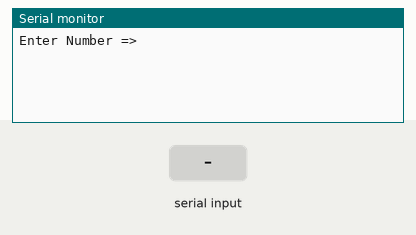
Recording of a sketch running on a simulated Arduino Uno, built with avr-gcc and run on an emulated ATmega328P. Parts: the last lines printed to the serial monitor. The test bench sets the inputs (shaded band).

Above: at 1.2 s.
1.3 s: "90,45\n" received over Serial
At 2.77 s:
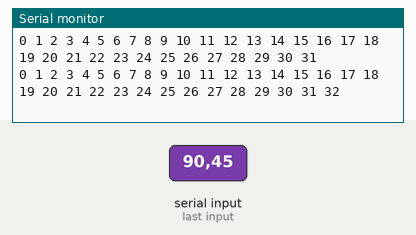
At 3.85 s:
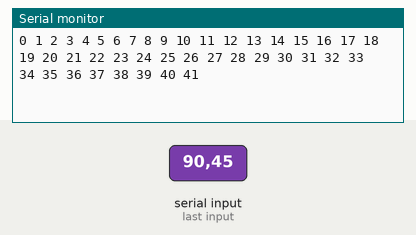

Measured:
- after the input at 1.3 s, the serial monitor: prints a new line at once (image 1)

The sketch:

ex5-5.ino
```cpp
void setup() {
  // 시리얼 통신 속도 설정 : 속도 9600 bps, 8데이터 비트, 패리티 없음, 한 개의 스톱비트
 Serial.begin(9600) ;

}
void loop() {
      int Num;
      int i, j ;
      Serial.println("Enter Number =>");

     // PC에서 데이터가 전송되어 올때까지 기다린다.
      while(1) {
       if(Serial.available() > 0 ) break;
      }
      Num = Serial.parseInt();

      for(j = 1 ; j <= Num ; j++ )
     {
      for( i = 0; i < j ; i++ ){
                  Serial.print(i);
                  Serial.print(" ");
      }
       Serial.println(" " );

     }
       Serial.println("===================");
}
```
